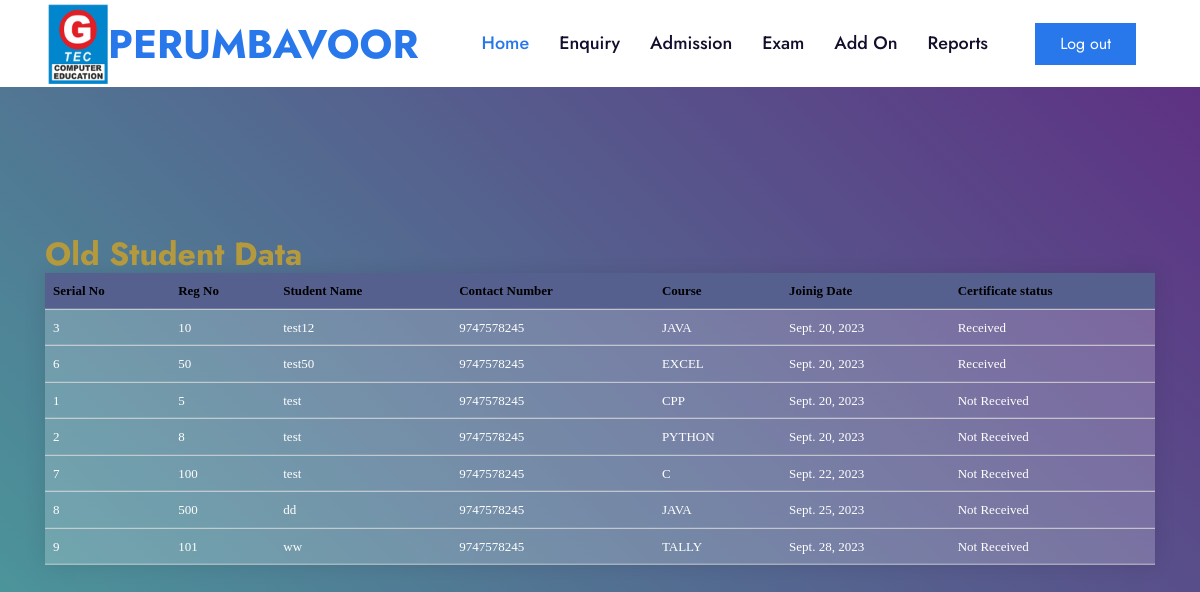
/old_stud_report/, run on the app's committed database.
### gemappp/models.py (models this page shows, shortened)
class Admission(models.Model):
    regno = models.IntegerField(unique=True)
    stud_name = models.CharField(max_length=250)
    parent_name = models.CharField(max_length=250)
    parent_contact = models.IntegerField()
    stud_address = models.TextField()
    stud_contact = models.IntegerField()
    qualification = models.CharField(max_length=250)
    dob = models.DateField(null=True)
    gender = models.ForeignKey(Gender, on_delete=models.CASCADE)
    course = models.ForeignKey(Add_course, on_delete=models.CASCADE)
    course_duration = models.IntegerField()
    scheme = models.ForeignKey(Add_scheme, on_delete=models.CASCADE)
    fee = models.IntegerField(null=True)
    joining_date = models.DateField()
    exam_date = models.DateField(null=True)
    certificate_status = models.ForeignKey(Certificate_status, on_delete=models.CASCADE,default=1)
    student_status = models.ForeignKey(Student_status, on_delete=models.CASCADE,default=1)

class Add_course(models.Model):
    name = models.TextField()
    def __str__(self):
        return self.name

class Certificate_status(models.Model):
    certificate = models.CharField(max_length=250)
    def __str__(self):
        return self.certificate

### gemappp/views.py (the view)
# urls.py: path('old_stud_report/', views.old_stud_report,name='old_stud_report'),
def old_stud_report(request):
    old_stud_report = Admission.objects.filter(
        Q(certificate_status__in=[2,3]) | Q(student_status=3))
    return render(request, "old_student_report.html", {'old_stud_report': old_stud_report})

### templates/old_student_report.html (shortened to what this page needs)
{% extends 'base.html'%}
{% block body %}
<div class="container">
	<h2 style="color:#b49a3c;"> Old Student Data</h2>
	<table>
		<thead>
			<tr>
				<th>Serial No</th>
				<th> Reg No</th>
				<th>Student Name</th>
				<th>Contact Number</th>
				<th>Course</th>
				<th>Joinig Date</th>
				<th>Certificate status</th>
				</tr>
		</thead>
		<tbody>
        {% for i in old_stud_report %}
			<tr>
				<td>{{ i.id }}</td>
				<td>{{i.regno}}</td>
				<td>{{ i.stud_name }}</td>
				<td>{{ i.stud_contact}}</td>
				<td>{{ i.course}}</td>
				<td>{{ i.joining_date}}</td>
				<td>{{i.certificate_status}}</td>
				{% endfor %}
			</tr>
		</tbody>
	</table>
</div>
{% endblock %}

### static/stylereport.css (style rules this page uses)
html, body { height: 100%; }
body { margin: 0; background: linear-gradient(45deg, #49a09d, #5f2c82); font-family: sans-serif; font-weight: 100; }
.container { position: absolute; top: 50%; left: 50%; transform: translate(-50%, -50%); }
table { width: 800px; border-collapse: collapse; overflow: hidden; box-shadow: 0 0 20px rgba(0,0,0,0.1); }
th, td { padding: 15px; background-color: rgba(255,255,255,0.2); color: #fff; }
th { text-align: left; }

### static/style.css (style rules this page uses)
body { margin: 0; }

### static/style1.css (style rules this page uses)
* { -webkit-box-sizing: border-box; -moz-box-sizing: border-box; box-sizing: border-box; }
body { font-family: "Muli-Regular"; color: #666; font-size: 13px; margin: 0; }
p, h1, h2, h3, h4, h5, h6, ul { margin: 0; }

### templates/old_student_report.html (style rules this page uses)
table { border-collapse: collapse; width: 100%; }
th, td { padding: 8px; text-align: left; border-bottom: 1px solid #DDD; }
th { color:black; }

### data on the page
Admission: id "3", regno "10", stud_name "test12", stud_contact "9747578245", course "JAVA", joining_date "Sept. 20, 2023", certificate_status "Received"
Admission: id "6", regno "50", stud_name "test50", stud_contact "9747578245", course "EXCEL", joining_date "Sept. 20, 2023", certificate_status "Received"
Admission: id "1", regno "5", stud_name "test", stud_contact "9747578245", course "CPP", joining_date "Sept. 20, 2023", certificate_status "Not Received"
Admission: id "2", regno "8", stud_name "test", stud_contact "9747578245", course "PYTHON", joining_date "Sept. 20, 2023", certificate_status "Not Received"
Admission: id "7", regno "100", stud_name "test", stud_contact "9747578245", course "C", joining_date "Sept. 22, 2023", certificate_status "Not Received"
Admission: id "8", regno "500", stud_name "dd", stud_contact "9747578245", course "JAVA", joining_date "Sept. 25, 2023", certificate_status "Not Received"
Admission: id "9", regno "101", stud_name "ww", stud_contact "9747578245", course "TALLY", joining_date "Sept. 28, 2023", certificate_status "Not Received"
